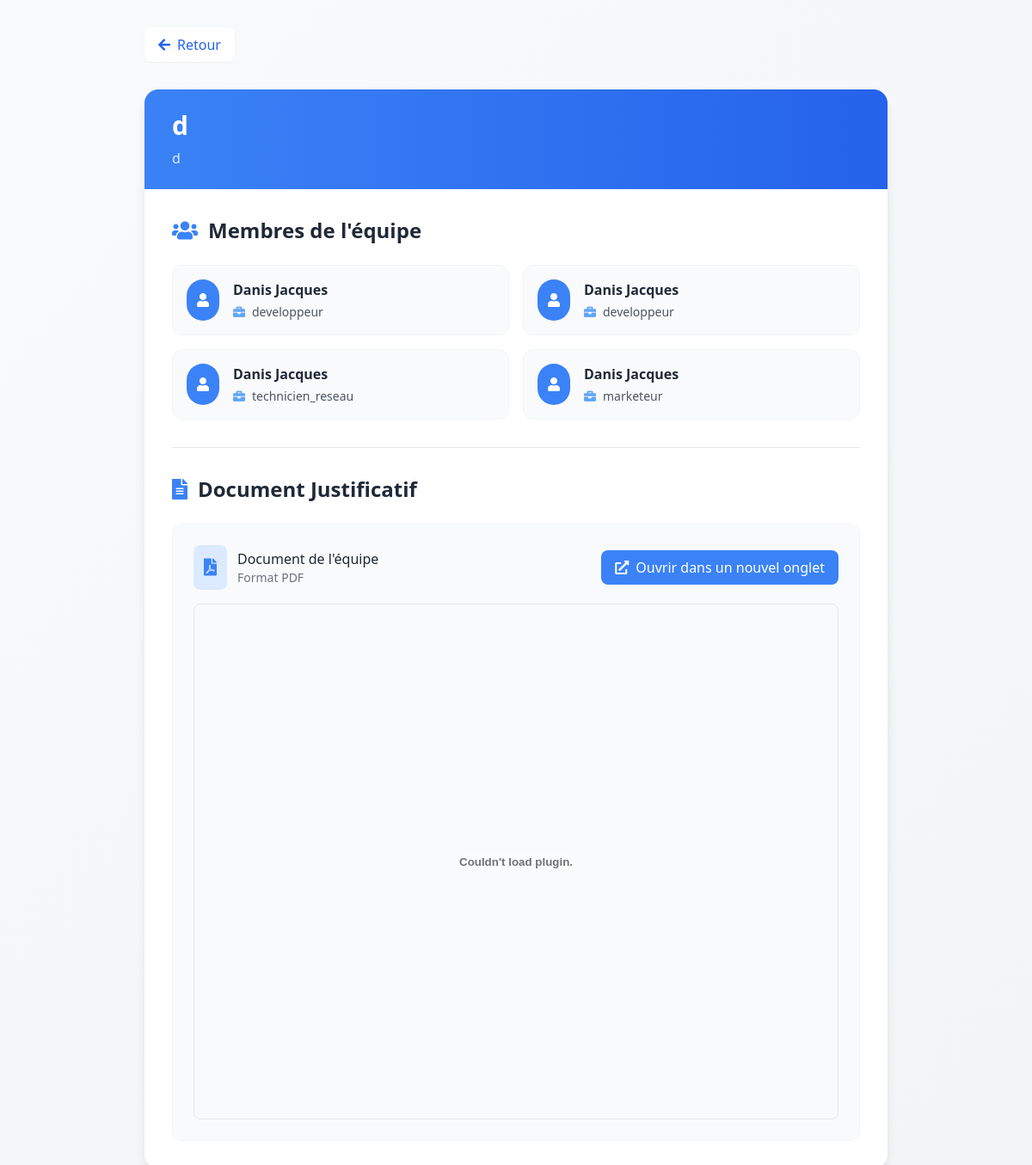
/ad/views/equipe_details.php?id=18, run on the app's committed database.
### tables this page shows
CREATE TABLE `equipes` (
  `id` int(11) NOT NULL,
  `nom_equipe` varchar(100) DEFAULT NULL,
  `description_equipe` text DEFAULT NULL,
  `document_path` varchar(255) DEFAULT NULL,
  `created_at` timestamp NOT NULL DEFAULT current_timestamp(),
  `matricule` varchar(20) NOT NULL
);

CREATE TABLE `membres` (
  `id` int(11) NOT NULL,
  `equipe_id` int(11) DEFAULT NULL,
  `nom` varchar(100) DEFAULT NULL,
  `prenom` varchar(100) DEFAULT NULL,
  `email` varchar(255) DEFAULT NULL,
  `role` varchar(50) DEFAULT NULL,
  `is_chef` tinyint(1) DEFAULT 0,
  `created_at` timestamp NOT NULL DEFAULT current_timestamp()
);

### ad/views/equipe_details.php (the view, shortened to what this page needs)
<?php
require_once __DIR__ . '/../../bdd.php';
$equipe_id = isset($_GET['id']) ? (int)$_GET['id'] : 0;
$stmt = $pdo->prepare("SELECT * FROM equipes WHERE id = ?");
$stmt->execute([$equipe_id]);
$equipe = $stmt->fetch(PDO::FETCH_ASSOC);
$stmt = $pdo->prepare("SELECT * FROM membres WHERE equipe_id = ?");
$stmt->execute([$equipe_id]);
$membres = $stmt->fetchAll(PDO::FETCH_ASSOC);
?>
<!DOCTYPE html>
<html lang="fr">
<head>
    <script src="https://cdn.tailwindcss.com"></script>
    <link rel="stylesheet" href="https://cdnjs.cloudflare.com/ajax/libs/font-awesome/5.15.4/css/all.min.css">
</head>
<body class="bg-gradient-to-br from-gray-50 to-gray-100 min-h-screen">
    <div class="container mx-auto px-4 py-8 max-w-4xl">
        <a href="javascript:history.back()"
            class="inline-flex items-center mb-8 px-4 py-2 bg-white rounded-lg shadow-sm hover:shadow-md transition-all duration-200 text-blue-600 hover:text-blue-700">
            <i class="fas fa-arrow-left mr-2"></i>
            <span>Retour</span>
        </a>
        <div class="bg-white rounded-2xl shadow-lg overflow-hidden">
            <div class="bg-gradient-to-r from-blue-500 to-blue-600 px-8 py-6">
                <h1 class="text-3xl font-bold text-white mb-2">
                    <?php echo htmlspecialchars($equipe['nom_equipe']); ?>
                </h1>
                <p class="text-blue-100">
                    <?php echo htmlspecialchars($equipe['description_equipe']); ?>
                </p>
            </div>
            <div class="p-8">
                <h2 class="text-2xl font-bold text-gray-800 mb-6 flex items-center">
                    <i class="fas fa-users mr-3 text-blue-500"></i>
                    Membres de l'équipe
                </h2>
                <div class="grid gap-4 md:grid-cols-2">
                    <?php if (empty($membres)): ?>
                        <div class="col-span-2 text-center py-8">
                            <i class="fas fa-user-slash text-4xl text-gray-400 mb-3"></i>
                            <p class="text-gray-500">Aucun membre dans cette équipe.</p>
                        </div>
                    <?php else: ?>
                        <?php foreach ($membres as $membre): ?>
                            <div class="bg-gray-50 rounded-xl p-4 hover:shadow-md transition-shadow duration-200 border border-gray-100">
                                <div class="flex items-center space-x-4">
                                    <div class="bg-blue-500 rounded-full p-3">
                                        <i class="fas fa-user text-white"></i>
                                    </div>
                                    <div>
                                        <div class="font-semibold text-gray-800">
                                            <?php echo htmlspecialchars($membre['nom'] . ' ' . $membre['prenom']); ?>
                                        </div>
                                        <div class="text-sm text-gray-600 flex items-center mt-1">
                                            <i class="fas fa-briefcase text-blue-400 mr-2"></i>
                                            <?php echo htmlspecialchars($membre['role']); ?>
                                        </div>
                                    </div>
                                </div>
                            </div>
                        <?php endforeach; ?>
                    <?php endif; ?>
                </div>
                <div class="mt-8 pt-8 border-t border-gray-200">
                    <h2 class="text-2xl font-bold text-gray-800 mb-6 flex items-center">
                        <i class="fas fa-file-alt mr-3 text-blue-500"></i>
                        Document Justificatif
                    </h2>
                    <?php if (!empty($equipe['document_path'])): ?>
                        <div class="bg-gray-50 rounded-xl p-6 border border-gray-100">
                            <div class="flex items-center justify-between mb-4">
                                <div class="flex items-center space-x-3">
                                    <div class="bg-blue-100 rounded-lg p-3">
                                        <i class="fas fa-file-pdf text-blue-500 text-xl"></i>
                                    </div>
                                    <div>
                                        <p class="font-medium text-gray-800">Document de l'équipe</p>
                                        <p class="text-sm text-gray-500">Format PDF</p>
                                    </div>
                                </div>
                                <a href="https://portail-inptic.alwaysdata.net/hackathon/inscription-form/<?php echo htmlspecialchars($equipe['document_path']); ?>"
                                    target="_blank"
                                    class="inline-flex items-center px-4 py-2 bg-blue-500 text-white rounded-lg hover:bg-blue-600 transition-colors duration-200">
                                    <i class="fas fa-external-link-alt mr-2"></i>
                                    Ouvrir dans un nouvel onglet
                                </a>
                            </div>
                            <div class="mt-4 w-full h-[600px] rounded-lg overflow-hidden border border-gray-200">
                                <embed
                                    src="https://portail-inptic.alwaysdata.net/hackathon/inscription-form/<?php echo htmlspecialchars($equipe['document_path']); ?>"
                                    type="application/pdf"
                                    width="100%"
                                    height="100%"
                                    class="w-full h-full">
                            </div>
                        </div>
                    <?php endif; ?>
                </div>
            </div>
        </div>
    </div>
</body>
</html>

### data on the page
equipes: nom_equipe "d", description_equipe "d"
membres: nom+prenom "Danis Jacques", role "developpeur"
membres: nom+prenom "Danis Jacques", role "developpeur"
membres: nom+prenom "Danis Jacques", role "technicien_reseau"
membres: nom+prenom "Danis Jacques", role "marketeur"
